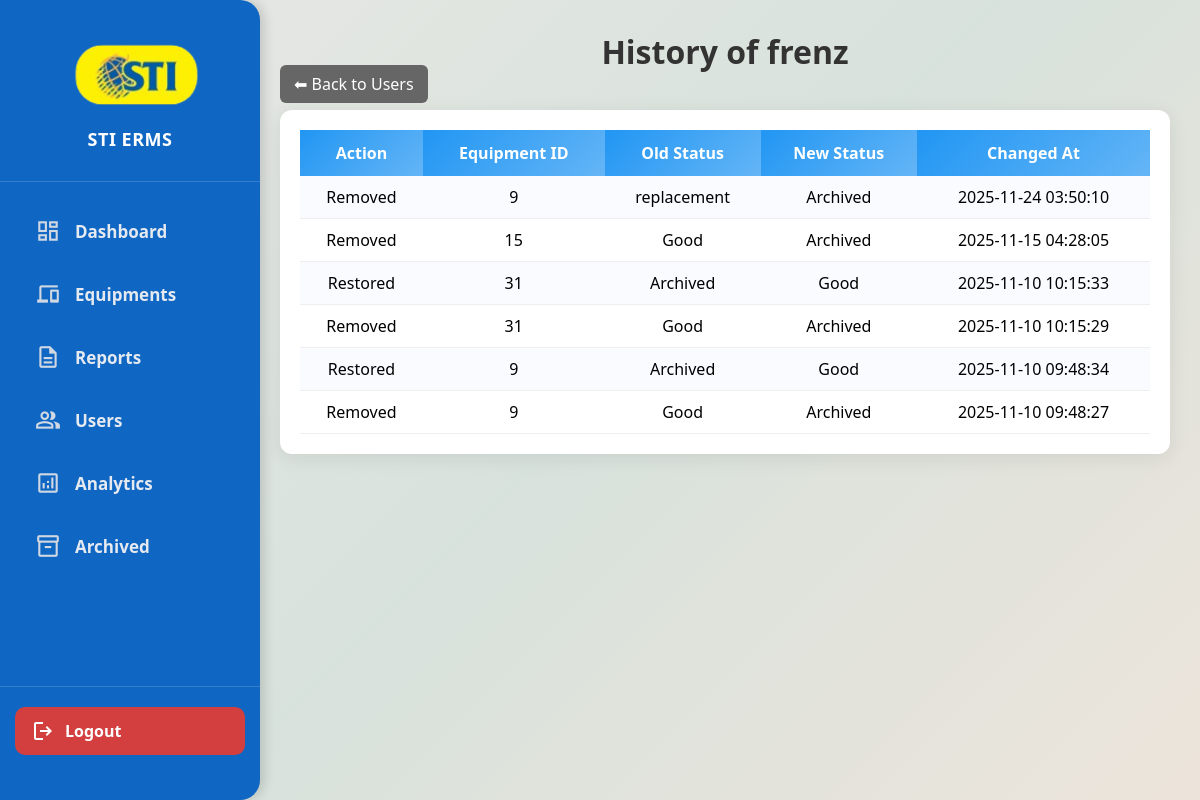
Screenshot of /admin_side/Users/user_history.php?id=10 (signed in) with the database file from the repository.
### tables this page shows
CREATE TABLE `users` (
  `user_id` int(11) NOT NULL,
  `username` varchar(50) NOT NULL,
  `password` varchar(255) NOT NULL,
  `role` enum('admin','maintenance','Staff') NOT NULL,
  `status` varchar(50) DEFAULT 'active',
  `created_at` timestamp NOT NULL DEFAULT current_timestamp()
);

CREATE TABLE `equipment_history` (
  `history_id` int(11) NOT NULL,
  `equipment_id` int(11) NOT NULL,
  `action` varchar(100) NOT NULL,
  `old_status` varchar(50) DEFAULT NULL,
  `new_status` varchar(50) DEFAULT NULL,
  `changed_by` int(11) DEFAULT NULL,
  `changed_at` timestamp NOT NULL DEFAULT current_timestamp()
);

### admin_side/Users/user_history.php (the view, shortened to what this page needs)
<?php
include("../sidebar.php");
include("../pass-down-method.php");
$user_id = $_GET['id'] ?? null;
try {
    $stmt = $conn->prepare("SELECT username FROM users WHERE user_id = ?");
    $stmt->bind_param("i", $user_id);
    $stmt->execute();
    $user = $stmt->get_result()->fetch_assoc();
    $stmt = $conn->prepare("
        SELECT equipment_id, action, old_status, new_status, changed_at
        FROM equipment_history
        WHERE changed_by = ?
        ORDER BY changed_at DESC
    ");
    $stmt->bind_param("i", $user_id);
    $stmt->execute();
    $result = $stmt->get_result();
    $rows = $result->fetch_all(MYSQLI_ASSOC);
} catch (Exception $e) {
    echo "<p style='color:red;text-align:center;'>Error loading history.</p>";
    exit;
}
?>
<!DOCTYPE html>
<html lang="en">
<head>
</head>
<body>
<div class="main-content">
    <h1>History of <?= htmlspecialchars($user['username']) ?></h1>
    <div style="margin-bottom:15px;">
        <a href="users.php" class="btn-back">⬅ Back to Users</a>
    </div>
    <div class="table-container">
        <?php if (!empty($rows)): ?>
            <table>
                <tr>
                     <th>Action</th>
                    <th>Equipment ID</th>
                    <th>Old Status</th>
                    <th>New Status</th>
                    <th>Changed At</th>
                </tr>
                <?php foreach ($rows as $row): ?>
                <tr>
                    <td><?= htmlspecialchars($row["action"]) ?></td>
                    <td><?= htmlspecialchars($row["equipment_id"]) ?></td>
                    <td><?= htmlspecialchars($row["old_status"]) ?></td>
                    <td><?= htmlspecialchars($row["new_status"]) ?></td>
                    <td><?= htmlspecialchars($row["changed_at"]) ?></td>
                </tr>
                <?php endforeach; ?>
            </table>
        <?php else: ?>
            <p style="text-align:center; color:blue;">No history found for this user.</p>
        <?php endif; ?>
    </div>
</div>
</body>
</html>

### admin_side/sidebar.css (style rules this page uses)
* { margin: 0; padding: 0; box-sizing: border-box; }

### admin_side/Users/user_history.php (style rules this page uses)
body { font-family: "Segoe UI", Arial, sans-serif; background: linear-gradient(135deg, #e8e8e4, #d8e2dc, #ece4db); margin: 0; padding: 0; display: flex; }
.main-content { flex-grow: 1; margin-left: 250px; padding: 30px; min-height: 100vh; }
h1 { text-align: center; color: #333; font-weight: 600; }
.table-container { background: #fff; padding: 20px; border-radius: 12px; box-shadow: 0 4px 20px rgba(0,0,0,0.08); }
table { width: 100%; border-collapse: collapse; }
th { background: linear-gradient(135deg, #2196f3, #64b5f6); color: white; padding: 12px; }
td { text-align: center; padding: 10px; border-bottom: 1px solid #eee; }
tr:nth-child(even) td { background: #f9fbff; }
.btn-back { background: #666; color: #fff; padding: 8px 14px; border: none; border-radius: 6px; text-decoration: none; }

### rows the page displays
users: username "frenz"
equipment_history: action "Removed", equipment "9", old_status "replacement", new_status "Archived", changed_at "2025-11-24 03:50:10"
equipment_history: action "Removed", equipment "15", old_status "Good", new_status "Archived", changed_at "2025-11-15 04:28:05"
equipment_history: action "Restored", equipment "31", old_status "Archived", new_status "Good", changed_at "2025-11-10 10:15:33"
equipment_history: action "Removed", equipment "31", old_status "Good", new_status "Archived", changed_at "2025-11-10 10:15:29"
equipment_history: action "Restored", equipment "9", old_status "Archived", new_status "Good", changed_at "2025-11-10 09:48:34"
equipment_history: action "Removed", equipment "9", old_status "Good", new_status "Archived", changed_at "2025-11-10 09:48:27"
